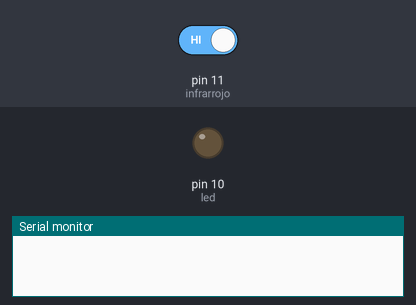
A sketch run on a simulated Arduino Uno, built with avr-gcc and run on an emulated ATmega328P. Shown: output pins drawn as LEDs (lit = HIGH), the last lines printed to the serial monitor. The inputs (shaded band) are chosen by the test bench; at power-on: pin 11 (infrarrojo) HIGH.

Above: at 1.2 s.
1.3 s: pin 11 (infrarrojo) driven LOW
At 2.1 s:
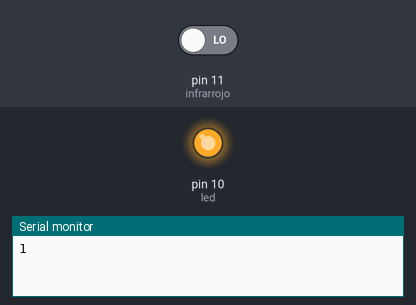
2.9 s: pin 11 (infrarrojo) driven HIGH
At 3.3 s:
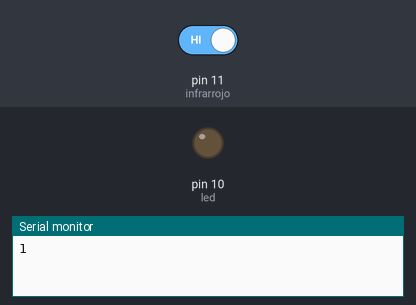
Timing chart, 0 to 5.9 s (numbered marks = the images above; inputs shaded):
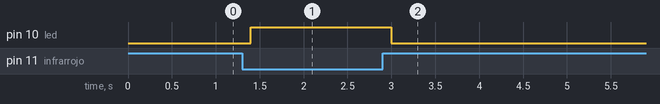

The sketch:

contador_del_sensor.ino
```cpp
// sensor inflarrojo


int infrarrojo = 11;
int valor = 0;
int led = 10;

int contador = 0;
int estadoAnterior = HIGH;

void setup() {
  Serial.begin(9600);
  pinMode(infrarrojo, INPUT);
  pinMode(led, OUTPUT);
}

void loop() {
  // 1. PRIMERO LEES EL SENSOR
  valor = digitalRead(infrarrojo);

  // 2. PREGUNTAS SI ACABA DE ENTRAR LA MANO Y SUMAS
  if (valor == LOW && estadoAnterior == HIGH) {
    contador++;
    digitalWrite(led, HIGH);
    Serial.println(contador);
  }
  else if (valor == HIGH) {
    // Si ya no hay mano, apagas el LED
    digitalWrite(led, LOW);
  }

  // 3. HASTA EL FINAL GUARDAS LA FOTO DEL PASADO
  estadoAnterior = valor;

  delay(200);
}
```

Measured:
- after the input at 1.3 s, pin 10 (led): LOW → HIGH after 0.10 s
- after the input at 2.9 s, pin 10 (led): HIGH → LOW after 0.10 s
